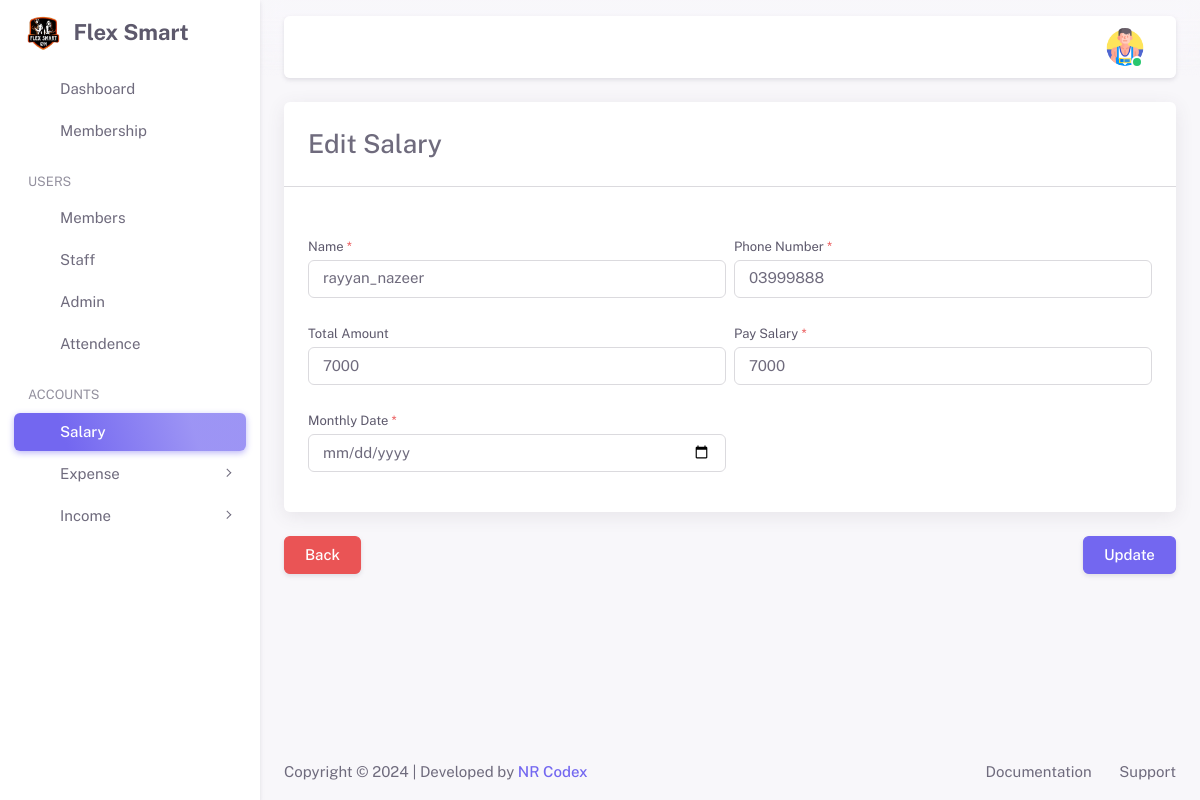
The app's page /admin/salary-edit.php?salary_edit_id=4 (signed in) with its own data.
### tables this page shows
CREATE TABLE `users_detail` (
  `users_detail_id` int(11) NOT NULL,
  `registration_num` int(11) DEFAULT NULL,
  `full_name` varchar(100) DEFAULT NULL,
  `Phone` varchar(50) DEFAULT NULL,
  `address` varchar(100) DEFAULT NULL,
  `gender` varchar(50) DEFAULT NULL,
  `age` int(11) DEFAULT NULL,
  `city` varchar(50) DEFAULT NULL,
  `country` varchar(50) DEFAULT NULL,
  `image` varchar(255) DEFAULT NULL,
  `membership_id` int(11) DEFAULT NULL,
  `admission_fees` varchar(50) DEFAULT NULL,
  `monthly_fees` varchar(50) DEFAULT NULL,
  `salary` varchar(100) DEFAULT NULL,
  `joining_date` varchar(50) DEFAULT NULL,
  `end_date` varchar(50) DEFAULT NULL,
  `start_timing` varchar(100) DEFAULT NULL,
  `end_timing` varchar(100) DEFAULT NULL,
  `login_time` datetime DEFAULT NULL,
  `logout_time` datetime DEFAULT NULL,
  `created_by` varchar(100) DEFAULT NULL,
  `created_date` varchar(100) DEFAULT NULL,
  `updated_by` varchar(100) DEFAULT NULL,
  `updated_date` varchar(100) DEFAULT NULL
);

CREATE TABLE `salary` (
  `salary_id` int(11) NOT NULL,
  `users_id` int(11) DEFAULT NULL,
  `monthly_date` varchar(100) DEFAULT NULL,
  `pay_salary` varchar(100) DEFAULT NULL,
  `remaining_salary` varchar(100) DEFAULT NULL,
  `remaining_salary_date` varchar(100) DEFAULT NULL,
  `created_by` varchar(100) DEFAULT NULL,
  `created_date` varchar(100) DEFAULT NULL,
  `updated_by` varchar(100) DEFAULT NULL,
  `updated_date` varchar(100) DEFAULT NULL
);

CREATE TABLE `users` (
  `user_id` int(11) NOT NULL,
  `username` varchar(100) DEFAULT NULL,
  `email` varchar(100) DEFAULT NULL,
  `password` varchar(255) DEFAULT NULL,
  `role_id` int(11) DEFAULT NULL,
  `token` varchar(255) DEFAULT NULL,
  `status` varchar(50) DEFAULT NULL,
  `users_detail_id` int(11) DEFAULT NULL,
  `created_by` varchar(100) DEFAULT NULL,
  `created_date` varchar(100) DEFAULT NULL,
  `updated_by` varchar(100) DEFAULT NULL,
  `updated_date` varchar(100) DEFAULT NULL
);

### admin/salary-edit.php (the view, shortened to what this page needs)
<?php
include_once('../includes/functions.php');
include_once('./inc/header.php');
include_once('./inc/sidebar.php');
include_once('./inc/navbar.php');
if (isset($_GET['salary_edit_id'])) {
    $edit_salary_id = mysqli_real_escape_string($conn, $_GET['salary_edit_id']);
    $sql = "SELECT users.username, users_detail.Phone, users_detail.salary,
    salary.salary_id, salary.users_id as user_id, salary.monthly_date, salary.pay_salary, salary.remaining_salary
    FROM `salary`
    LEFT JOIN users ON users.user_id = salary.users_id
    LEFT JOIN users_detail on users_detail.users_detail_id = users.users_detail_id
    WHERE `salary_id` = '$edit_salary_id'";
    $result = mysqli_query($conn, $sql);
    $check = mysqli_num_rows($result);
    if ($check > 0) {
        $fetch_salary = mysqli_fetch_assoc($result);
?>
        <div class="container-xxl flex-grow-1 container-p-y">
            <div class="row">
                <form action="" method="POST" id="add_salary_form" enctype="multipart/form-data">
                    <div class="col-lg-12">
                        <div class="card mb-4">
                            <h3 class="card-header">Edit Salary</h3>
                            <hr class="my-4 mt-0">
                            <div class="card-body">
                                <div class="row g-2">
                                    <div class="col-md-6 col-12 mb-3">
                                        <label for="salary_name" class="form-label">Name
                                            <span class="text-danger">*</span>
                                        </label>
                                        <div class="input-group">
                                            <select id="salary_name" name="user_id" class="form-control" onchange="salary_amount()">
                                                <option value="<?= $fetch_salary['user_id']; ?>"><?= $fetch_salary['username']; ?></option>
                                            </select>
                                        </div>
                                    </div>
                                    <div class="col-md-6 col-12 mb-3">
                                        <label for="salary_phone" class="form-label">Phone Number
                                            <span class="text-danger">*</span>
                                        </label>
                                        <div class="input-group">
                                            <select id="salary_phone" name="salary_phone" class="form-control">
                                                <option value="<?= $fetch_salary['Phone']; ?>"><?= $fetch_salary['Phone']; ?></option>
                                            </select>
                                        </div>
                                    </div>
                                    <div class="col-md-6 col-12 mb-3">
                                        <label for="country" class="form-label">Total Amount</label>
                                        <div class="input-group">
                                            <select id="salary_amount" name="salary_amount" class="form-control">
                                                <option value="<?= $fetch_salary['salary']; ?>"><?= $fetch_salary['salary']; ?></option>
                                            </select>
                                        </div>
                                    </div>
                                    <div class="col-md-6 col-12 mb-3">
                                        <label for="pay_salary" class="form-label">Pay Salary
                                            <span class="text-danger">*</span>
                                        </label>
                                        <input type="text" id="pay_salary" name="pay_salary" placeholder="Pay Fees" readonly class="form-control" value="<?= $fetch_salary['pay_salary']; ?>">
                                    </div>
                                    <div class="col-md-6 col-12 mb-3">
                                        <label for="monthly_date" class="form-label">Monthly Date
                                            <span class="text-danger">*</span>
                                        </label>
                                        <input type="date" id="monthly_date" name="monthly_date" class="form-control" value="<?= $fetch_salary['monthly_date']; ?>">
                                    </div>
                                </div>
                            </div>
                        </div>
                    </div>
                    <div class="row mt-3">
                        <div class="col-md-6 col-6 text-start">
                            <a type="button" href="salary" class="btn btn-danger text-white text-start">Back</a>
                        </div>
                        <div class="col-md-6 col-6 text-end">
                    <button type="submit" class="btn btn-primary" name="update_salary">Update</button>
                </div>
            </div>
                </form>
            </div>
        </div>
<?php
    } else {
        echo '<div id="successAlert" class="alert alert-success alert-dismissible fade show" role="alert">
                    <strong>Warning!</strong> Data not get from database.
                    <button type="button" class="btn-close" data-bs-dismiss="alert" aria-label="Close"></button>
                </div>';
    }
}
?>
<?php
include_once('./inc/footer.php');
?>

### admin/inc/navbar.php (shortened to what this page needs)
<?php
include_once('../includes/config.php');
$user_select = "SELECT users_detail.full_name, users_detail.image, role.name as role
FROM users
INNER JOIN users_detail ON users_detail.users_detail_id = users.users_detail_id
LEFT JOIN role ON role.role_id = users.role_id
WHERE users.user_id = '{$_SESSION['UID']}'
";
$result = mysqli_query($conn, $user_select);
while ($row = mysqli_fetch_assoc($result)) {
?>
    <div class="layout-page">
        <nav class="layout-navbar container-xxl navbar navbar-expand-xl navbar-detached align-items-center bg-navbar-theme" id="layout-navbar">
            <div class="navbar-nav-right d-flex align-items-center" id="navbar-collapse">
                <ul class="navbar-nav flex-row align-items-center ms-auto">
                    <li class="nav-item navbar-dropdown dropdown-user dropdown">
                        <a class="nav-link dropdown-toggle hide-arrow" href="javascript:void(0);" data-bs-toggle="dropdown">
                            <div class="avatar avatar-online">
                                <img src="<?php if (empty($row['image'])) {
                                                echo "../media/images/admin-profile.png";
                                            } else {
                                                echo '../media/images/' . $row['image'];
                                            } ?>" alt class="h-auto rounded-circle">
                            </div>
                        </a>
                    </li>
                </ul>
            </div>
        </nav>
    <?php
}
    ?>
    <div class="content-wrapper">

### assets/css/demo.css (style rules this page uses)
.layout-navbar-fixed .layout-wrapper:not(.layout-without-menu) .layout-page { padding-top: 64px !important; }
.layout-navbar-fixed .layout-wrapper:not(.layout-horizontal):not(.layout-without-menu) .layout-page { padding-top: 78px !important; }

### records on screen
users_detail: image (picture)
salary: user_id "rayyan_nazeer", salary_phone "03999888", salary_amount "7000", pay_salary "7000"
